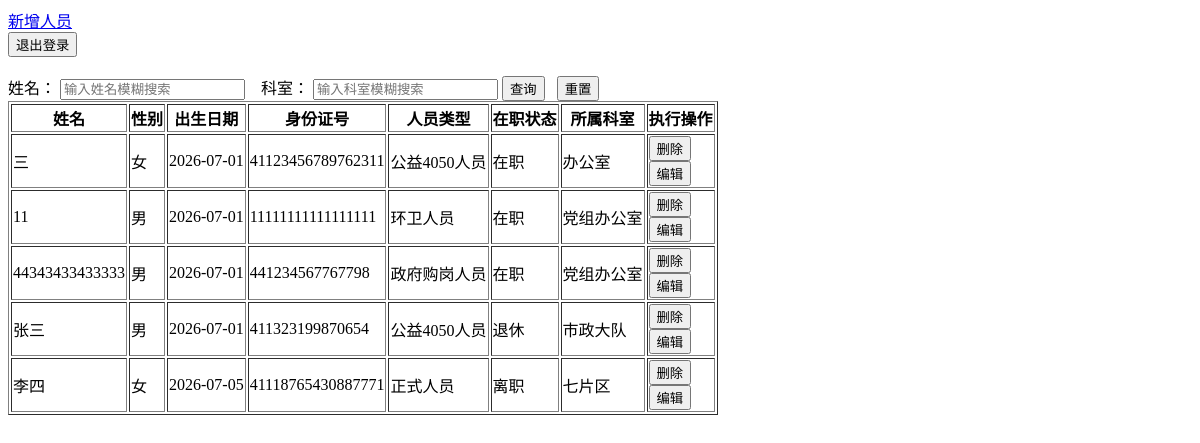
The app's page / (signed in), older data.
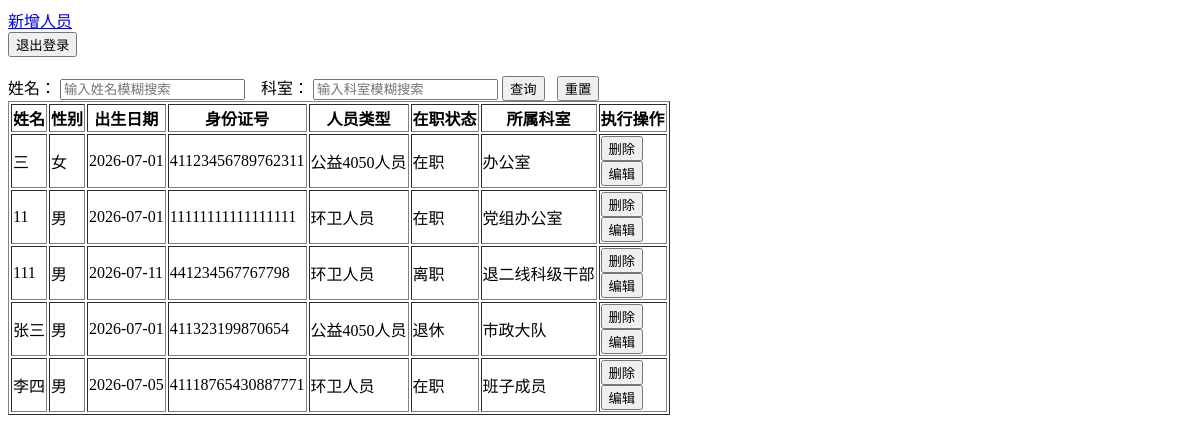
The same page, newer data.
### my_demo/models.py (models this page shows)
class Staff(models.Model):
    name=models.CharField(max_length=50,verbose_name='姓名')
    gender=models.CharField(max_length=2,choices=gender_choice,verbose_name='性别')
    birth=models.DateField(verbose_name='出生日期')
    id_number=models.CharField(max_length=18,verbose_name='身份证号')
    staff_type=models.CharField(max_length=50,choices=staff_type_choice,verbose_name='人员类型')
    work_status=models.CharField(max_length=50,choices=work_status_choices,verbose_name='在职状态')
    work_area=models.CharField(max_length=50,choices=area_choice,verbose_name='所属科室')
    class Meta:
        verbose_name = "城管局员工"
        verbose_name_plural = "员工信息台账"

### my_demo/views.py (the view)
# urls.py: path('', views.staff_list, name='staff_list'),
@login_required
def staff_list(request):
    qs=Staff.objects.all()
    serach_name=request.GET.get('name','')
    serach_work_area=request.GET.get('work_area','')
    if serach_name:
        qs=qs.filter(name__icontains=serach_name)
    if serach_work_area:
        qs=qs.filter(name__icontains=serach_work_area)
    return render(request,'staff/list.html',{'staff_list':qs})

### templates/staff/list.html (shortened to what this page needs)
<!DOCTYPE html>
<html lang="en">
<head>
</head>
<body>
<a href="{% url 'staff_add' %}">新增人员</a>
<form action="{% url 'logout_view' %}" method="post">
    <button type="submit" >退出登录</button>
</form>
<br>
<div class="search-box">
        <form method="get">
            姓名：
            <label>
                <input type="text" name="name" placeholder="输入姓名模糊搜索">
            </label>
            <label>
                科室：
                <input type="text" name="work_area" placeholder="输入科室模糊搜索">
            </label>
            <button type="submit">查询</button>
            <button type="button" onclick="location.href='{% url 'staff_list' %}'" style="margin-left:8px;">重置</button>
        </form>
    </div>
<table border="1">
    <tr>
        <th>姓名</th>
        <th>性别</th>
        <th>出生日期</th>
        <th>身份证号</th>
        <th>人员类型</th>
        <th>在职状态</th>
        <th>所属科室</th>
        <th>执行操作</th>
    </tr>
    {% for staff in staff_list %}
        <tr>
            <td>{{ staff.name }}</td>
            <td>{{ staff.get_gender_display }}</td>
            <td>{{ staff.birth|date:'Y-m-d' }}</td>
            <td>{{ staff.id_number }}</td>
            <td>{{ staff.staff_type }}</td>
            <td>{{ staff.work_status }}</td>
            <td>{{ staff.work_area }}</td>
        <td>
            <form action="{% url 'staff_del' staff.pk %}" method="post">
            <button type="submit" onclick="return confirm('确认删除该用户？')">删除</button>
            </form>
            <form action="{% url 'staff_edit' staff.pk %}" method="get">
            <button type="submit" >编辑</button>
            </form>
        </td>
        </tr>
    {% empty %}
        <tr>
            <td colspan="7">暂无员工数据</td>
        </tr>
    {% endfor %}
</table>
</body>
</html>

Row changes from the older to the newer data that the page shows:
changed Staff: name "44343433433333" → "111"; birth "2026-07-01" → "2026-07-11"; staff_type "政府购岗人员" → "环卫人员"; work_status "在职" → "离职"; work_area "党组办公室" → "退二线科级干部"
changed Staff "李四": gender "女" → "男"; staff_type "正式人员" → "环卫人员"; work_status "离职" → "在职"; work_area "七片区" → "班子成员"
